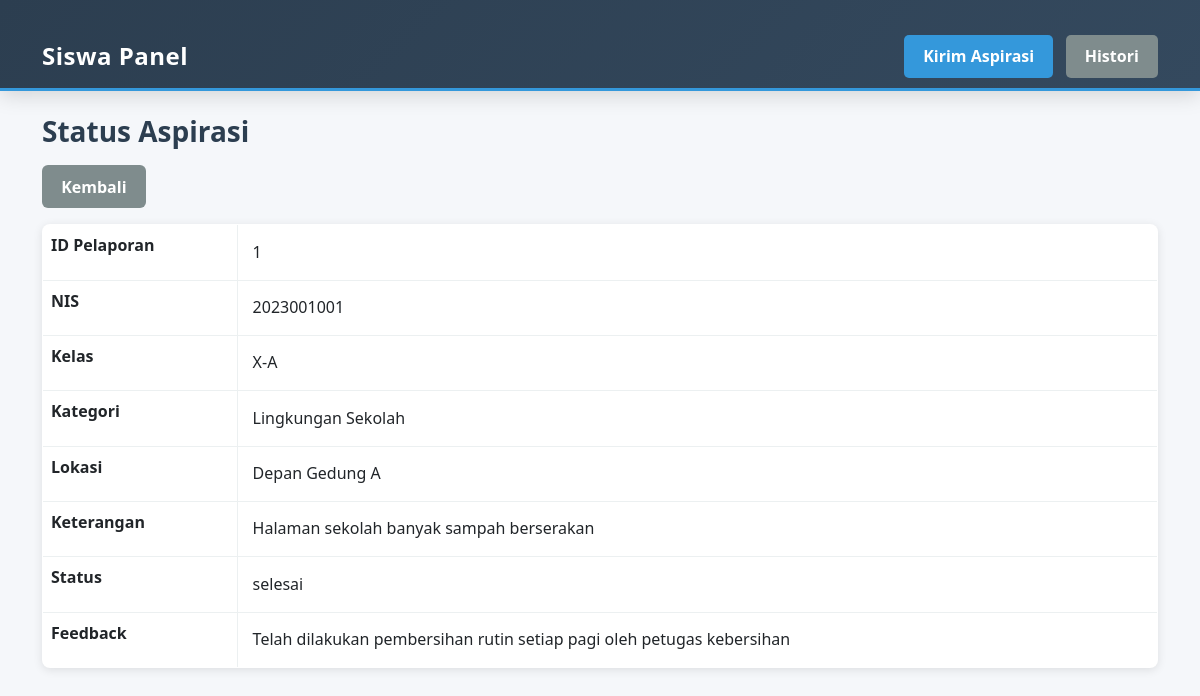
The app's page /siswa_status.php?id=1 with its own data.
### tables this page shows
CREATE TABLE `input_aspirasi` (
  `id_pelaporan` int(5) NOT NULL,
  `nis` int(10) NOT NULL,
  `id_kategori` int(5) NOT NULL,
  `lokasi` varchar(50) NOT NULL,
  `ket` varchar(50) NOT NULL,
  `penyelesaian` varchar(255) DEFAULT NULL,
  `status` varchar(50) DEFAULT 'menunggu',
  `tanggal_input` datetime DEFAULT current_timestamp()
);

CREATE TABLE `tb_siswa` (
  `nis` int(10) NOT NULL,
  `kelas` varchar(10) NOT NULL
);

CREATE TABLE `tb_kategori` (
  `id_kategori` int(5) NOT NULL,
  `ket_kategori` varchar(30) NOT NULL
);

CREATE TABLE `tb_aspirasi` (
  `id_aspirasi` int(5) NOT NULL,
  `status` enum('Menunggu','Proses','Selesai') NOT NULL,
  `id_pelaporan` int(5) NOT NULL,
  `feedback` text NOT NULL
);

### siswa_status.php (the view, shortened to what this page needs)
<?php
include "koneksi.php";
$id = isset($_GET['id']) ? intval($_GET['id']) : 0;
$q = mysqli_query($conn, "
    SELECT a.*, k.ket_kategori, s.kelas
    FROM input_aspirasi a
    JOIN tb_kategori k ON a.id_kategori = k.id_kategori
    JOIN tb_siswa s ON a.nis = s.nis
    WHERE a.id_pelaporan = $id
");
$data = $q ? mysqli_fetch_assoc($q) : null;
$feedbackQuery = mysqli_query($conn, "SELECT * FROM tb_aspirasi WHERE id_pelaporan = $id");
$feedback = $feedbackQuery ? mysqli_fetch_assoc($feedbackQuery) : null;
?>
<!DOCTYPE html>
<html>
<head>
    <link rel="stylesheet" href="bootstrap.min.css">
    <link rel="stylesheet" href="style.css">
</head>
<body>
<nav class="navbar navbar-dark bg-dark">
    <div class="container">
        <a class="navbar-brand" href="siswa_dashboard.php">Siswa Panel</a>
        <div>
            <a href="siswa_form.php" class="btn btn-primary">Kirim Aspirasi</a>
            <a href="siswa_histori.php" class="btn btn-secondary ms-2">Histori</a>
        </div>
    </div>
</nav>
<div class="container mt-4">
    <h3>Status Aspirasi</h3>
    <a href="siswa_histori.php" class="btn btn-secondary mb-3">Kembali</a>
    <table class="table table-bordered">
        <tr>
            <th>ID Pelaporan</th><td><?= $data['id_pelaporan'] ?></td>
        </tr>
        <tr>
            <th>NIS</th><td><?= $data['nis'] ?></td>
        </tr>
        <tr>
            <th>Kelas</th><td><?= $data['kelas'] ?></td>
        </tr>
        <tr>
            <th>Kategori</th><td><?= $data['ket_kategori'] ?></td>
        </tr>
        <tr>
            <th>Lokasi</th><td><?= $data['lokasi'] ?></td>
        </tr>
        <tr>
            <th>Keterangan</th><td><?= $data['ket'] ?></td>
        </tr>
        <tr>
            <th>Status</th><td><?= $data['status'] ?></td>
        </tr>
        <tr>
            <th>Feedback</th><td><?= htmlspecialchars($feedback['feedback'] ?? '-') ?></td>
        </tr>
    </table>
</div>
</body>
</html>

### style.css (style rules this page uses)
:root { --primary-color: #2c3e50; --primary-light: #34495e; --accent-color: #3498db; --accent-light: #5dade2; --success-color: #27ae60; --warning-color: #f39c12; --danger-color: #e74c3c; --info-color: #1abc9c; --light-bg: #ecf0f1; --border-color: #bdc3c7; --text-dark: #2c3e50; --text-light: #7f8c8d; --shadow: 0 2px 10px rgba(0, 0, 0, 0.1); --shadow-lg: 0 4px 20px rgba(0, 0, 0, 0.15); }
* { margin: 0; padding: 0; box-sizing: border-box; }
body { font-family: 'Segoe UI', Tahoma, Geneva, Verdana, sans-serif; background-color: #f5f7fa; color: var(--text-dark); line-height: 1.6; }
.navbar { background: linear-gradient(135deg, var(--primary-color) 0%, var(--primary-light) 100%) !important; box-shadow: var(--shadow-lg); border-bottom: 3px solid var(--accent-color); }
.navbar-brand { font-size: 1.5rem; font-weight: 700; letter-spacing: 0.5px; }
.navbar .btn { border-radius: 5px; font-weight: 600; transition: all 0.3s ease; }
.container { margin-top: 1.5rem; }
h1, h2, h3, h4, h5, h6 { color: var(--primary-color); font-weight: 700; margin-bottom: 1rem; }
.btn { border: none; border-radius: 6px; font-weight: 600; transition: all 0.3s ease; padding: 0.6rem 1.2rem; cursor: pointer; }
.btn-primary { background-color: var(--accent-color); color: white; }
.btn-secondary { background-color: var(--text-light); color: white; }
.table { border-collapse: collapse; background-color: white; border-radius: 8px; overflow: hidden; box-shadow: var(--shadow); }
.table tbody td { padding: 0.9rem; border-color: var(--light-bg); vertical-align: middle; }
.table tbody tr { border-bottom: 1px solid var(--light-bg); transition: all 0.3s ease; }
.table-bordered { border: 1px solid var(--light-bg); }
.ms-2 { margin-left: 0.5rem; }
.mt-4 { margin-top: 1.5rem; }
.mb-3 { margin-bottom: 1rem; }

### records on screen
input_aspirasi: id_pelaporan "1", nis "2023001001", nis.kelas "X-A", id_kategori.ket_kategori "Lingkungan Sekolah", lokasi "Depan Gedung A", ket "Halaman sekolah banyak sampah berserakan", status "selesai"
tb_aspirasi: feedback "Telah dilakukan pembersihan rutin setiap pagi oleh petugas kebersihan"
